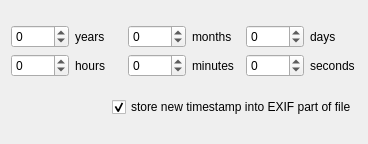
<?xml version="1.0" encoding="UTF-8"?>
<ui version="4.0">
 <class>ChangeTime</class>
 <widget class="QDialog" name="ChangeTime">
  <property name="geometry">
   <rect>
    <x>0</x>
    <y>0</y>
    <width>368</width>
    <height>144</height>
   </rect>
  </property>
  <property name="windowTitle">
   <string>Dialog</string>
  </property>
  <layout class="QGridLayout" name="gridLayout_2">
   <item row="0" column="0" colspan="2">
    <layout class="QGridLayout" name="gridLayout">
     <item row="0" column="1">
      <widget class="QLabel" name="label_2">
       <property name="text">
        <string>years</string>
       </property>
      </widget>
     </item>
     <item row="0" column="3">
      <widget class="QLabel" name="label_3">
       <property name="text">
        <string>months  </string>
       </property>
      </widget>
     </item>
     <item row="0" column="5">
      <widget class="QLabel" name="label_5">
       <property name="text">
        <string>days</string>
       </property>
      </widget>
     </item>
     <item row="1" column="1">
      <widget class="QLabel" name="label">
       <property name="text">
        <string>hours</string>
       </property>
      </widget>
     </item>
     <item row="1" column="3">
      <widget class="QLabel" name="label_4">
       <property name="text">
        <string>minutes</string>
       </property>
      </widget>
     </item>
     <item row="1" column="5">
      <widget class="QLabel" name="label_6">
       <property name="text">
        <string>seconds</string>
       </property>
      </widget>
     </item>
     <item row="0" column="0">
      <widget class="QSpinBox" name="yearSpinBox">
       <property name="minimum">
        <number>-1000</number>
       </property>
       <property name="maximum">
        <number>1000</number>
       </property>
      </widget>
     </item>
     <item row="0" column="2">
      <widget class="QSpinBox" name="monthSpinBox">
       <property name="minimum">
        <number>-1000</number>
       </property>
       <property name="maximum">
        <number>1000</number>
       </property>
      </widget>
     </item>
     <item row="0" column="4">
      <widget class="QSpinBox" name="daySpinBox">
       <property name="minimum">
        <number>-1000</number>
       </property>
       <property name="maximum">
        <number>1000</number>
       </property>
      </widget>
     </item>
     <item row="1" column="0">
      <widget class="QSpinBox" name="hourSpinBox">
       <property name="minimum">
        <number>-1000</number>
       </property>
       <property name="maximum">
        <number>1000</number>
       </property>
      </widget>
     </item>
     <item row="1" column="2">
      <widget class="QSpinBox" name="minuteSpinBox">
       <property name="minimum">
        <number>-1000</number>
       </property>
       <property name="maximum">
        <number>1000</number>
       </property>
      </widget>
     </item>
     <item row="1" column="4">
      <widget class="QSpinBox" name="secondSpinBox">
       <property name="minimum">
        <number>-1000</number>
       </property>
       <property name="maximum">
        <number>1000</number>
       </property>
      </widget>
     </item>
    </layout>
   </item>
   <item row="1" column="1">
    <widget class="QCheckBox" name="checkBox_isSaveTime">
     <property name="text">
      <string>store new timestamp into EXIF part of file</string>
     </property>
     <property name="checked">
      <bool>true</bool>
     </property>
    </widget>
   </item>
  </layout>
 </widget>
 <resources/>
 <connections/>
</ui>
